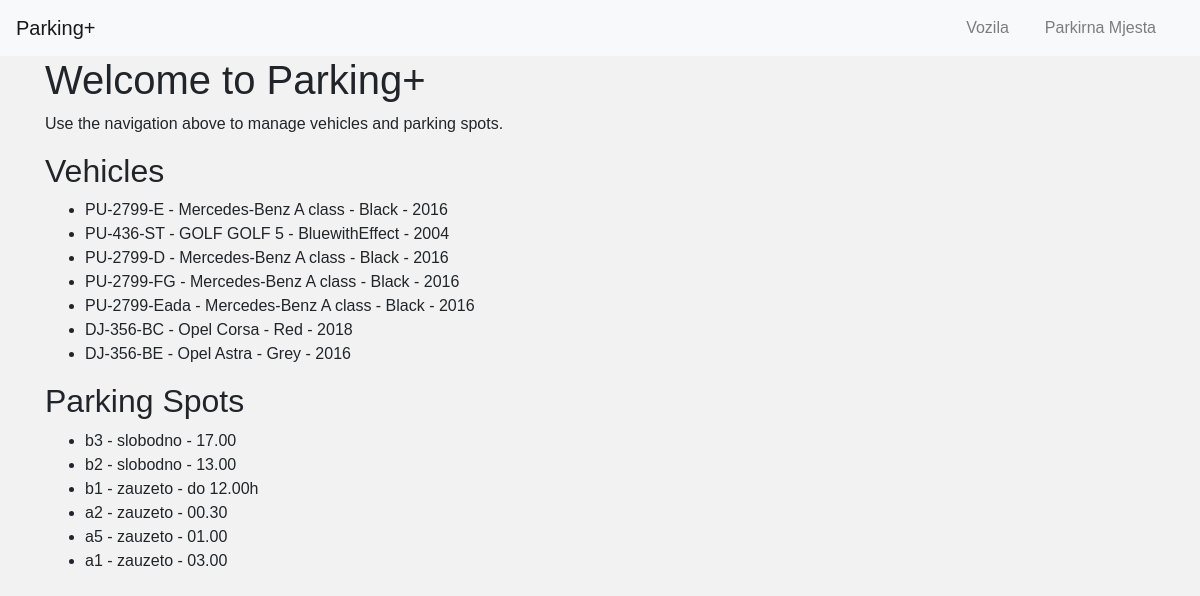
Before: / with the older database file.
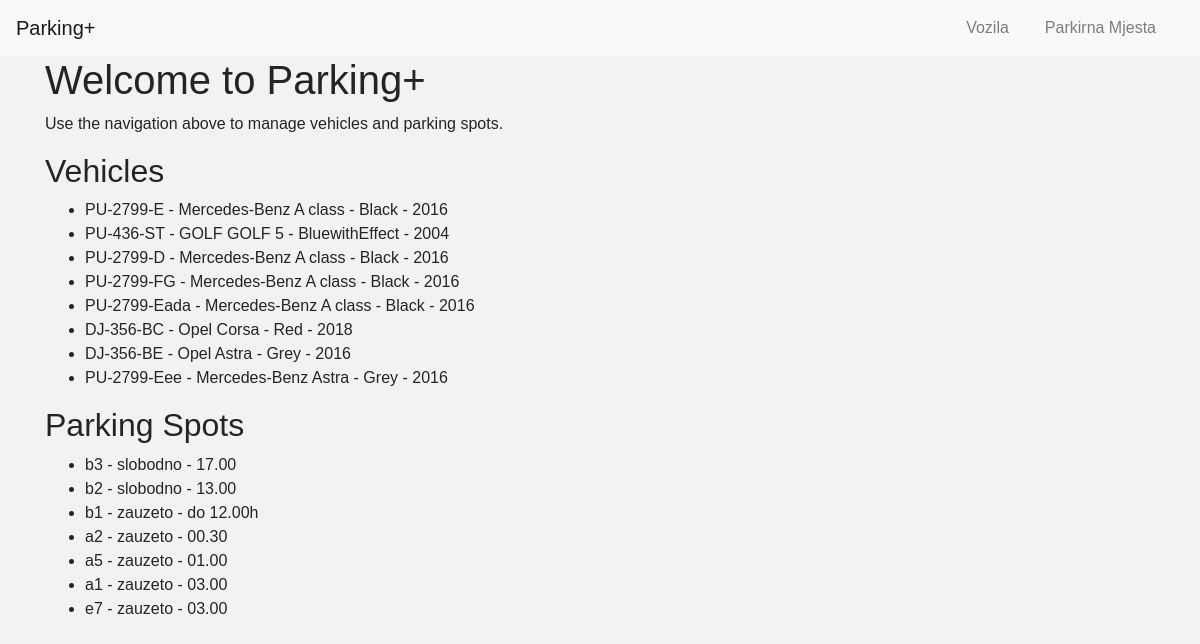
After: the same page with the newer database file.
### tables this page shows
CREATE TABLE Vozilo (
    RegistarskaOznaka TEXT PRIMARY KEY,
    Marka TEXT NOT NULL,
    Model TEXT NOT NULL,
    Boja TEXT,
    GodinaProizvodnje INTEGER
);

CREATE TABLE ParkirnoMjesto (
    IdentifikatorMjesta TEXT PRIMARY KEY,
    Status TEXT NOT NULL,
    VrijemeParkiranja TEXT
);

### app.py (the view)
@app.route('/')
def index():
    conn = get_db_connection()
    vozila = conn.execute('SELECT * FROM Vozilo').fetchall()
    parkirna_mjesta = conn.execute('SELECT * FROM ParkirnoMjesto').fetchall()
    conn.close()
    return render_template('index.html', vozila=vozila, parkirna_mjesta=parkirna_mjesta)

### app.py (called while the page is built)
def get_db_connection():
    conn = sqlite3.connect(DATABASE)
    conn.row_factory = sqlite3.Row
    return conn

### templates/index.html (shortened to what this page needs)
{% extends "base.html" %}
{% block content %}
<h1>Welcome to Parking+</h1>
<p>Use the navigation above to manage vehicles and parking spots.</p>
<h2>Vehicles</h2>
<ul>
    {% for vozilo in vozila %}
        <li>{{ vozilo.RegistarskaOznaka }} - {{ vozilo.Marka }} {{ vozilo.Model }} - {{ vozilo.Boja }} - {{ vozilo.GodinaProizvodnje }}</li>
    {% endfor %}
</ul>
<h2>Parking Spots</h2>
<ul id="parking-spots">
    {% for mjesto in parkirna_mjesta %}
        <li id="spot-{{ mjesto.IdentifikatorMjesta }}">{{ mjesto.IdentifikatorMjesta }} - {{ mjesto.Status }} - {{ mjesto.VrijemeParkiranja }}</li>
    {% endfor %}
</ul>
{% endblock %}

### templates/base.html (shortened to what this page needs)
<!DOCTYPE html>
<html lang="en">
<head>
    <link rel="stylesheet" href="https://maxcdn.bootstrapcdn.com/bootstrap/4.0.0/css/bootstrap.min.css">
    <link rel="stylesheet" href="{{ url_for('static', filename='style.css') }}">
</head>
<body>
    <nav class="navbar navbar-expand-lg navbar-light bg-light">
        <a class="navbar-brand" href="{{ url_for('index') }}">Parking+</a>
        <div class="collapse navbar-collapse">
            <ul class="navbar-nav ml-auto">
                <li class="nav-item">
                    <a class="nav-link" href="{{ url_for('vozila') }}">Vozila</a>
                </li>
                <li class="nav-item">
                    <a class="nav-link" href="{{ url_for('parkirna_mjesta') }}">Parkirna Mjesta</a>
                </li>
            </ul>
        </div>
    </nav>
    <div class="container">
        {% block content %}{% endblock %}
    </div>
</body>
</html>

### static/style.css (style rules this page uses)
body { font-family: Arial, sans-serif; margin: 0; padding: 0; background-color: #f2f2f2; }
nav ul { list-style-type: none; padding: 0; margin: 0; }
nav ul li { display: inline; margin-right: 20px; }
nav ul li a { color: #fff; text-decoration: none; }

Changed rows visible on the page:
added Vozilo: RegistarskaOznaka "PU-2799-Eee", Marka "Mercedes-Benz", Model "Astra", Boja "Grey", GodinaProizvodnje "2016"
added ParkirnoMjesto: IdentifikatorMjesta "e7", Status "zauzeto", VrijemeParkiranja "03.00"
